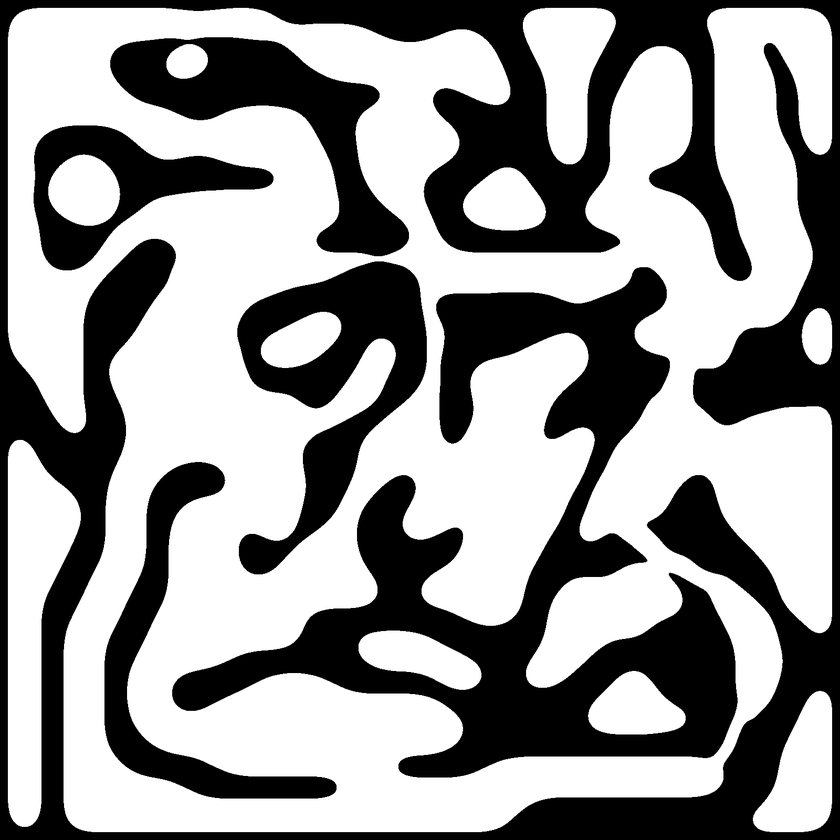
#> input picture resources/hard_1600.png, 840 x 840 px, shrunk from 1600 x 1600 before the run
$ python png2npy.py
#> lines starting #> are read from the running program, lines starting #| are printed output that depends on the picture
import numpy as np
import os
import matplotlib.pyplot as plt

def convertImage(path):
    """Load an image (for a maze) from a given path and do some transformations on it."""
#> called with path = 'resources/hard_1600.png'
    data = plt.imread(path)
#> data is the input picture: shape (840, 840) float32; min 0, max 1, mean 0.592
    data = np.flipud(data)
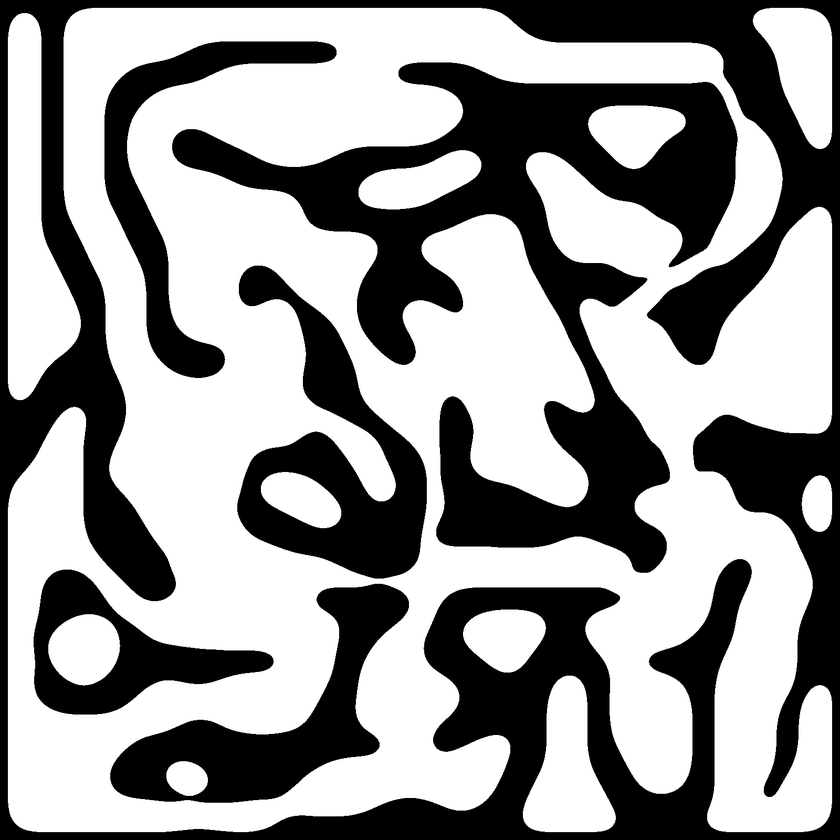
#> data: shape (840, 840) float32; min 0, max 1, mean 0.592
    data = np.swapaxes(data, 0, 1)
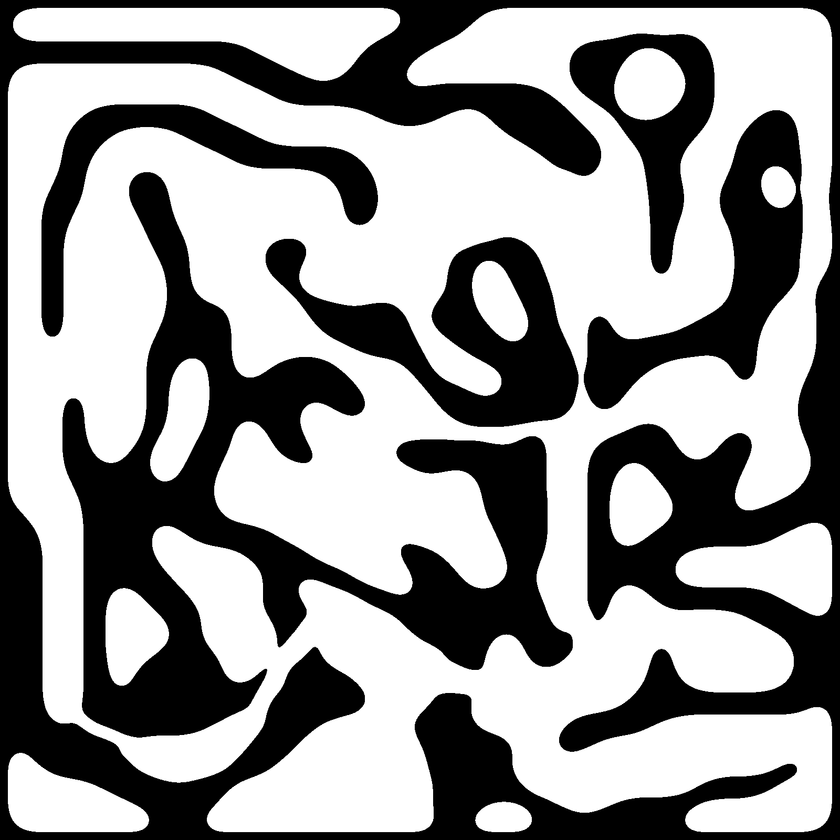
#> data: shape (840, 840) float32; min 0, max 1, mean 0.592
    assert np.amax(data)<=1.0, "Array maximum should be 1.0"
    assert np.amin(data)>=0.0, "Array minimum should be >=0.0"
    data = np.ones_like(data) - data
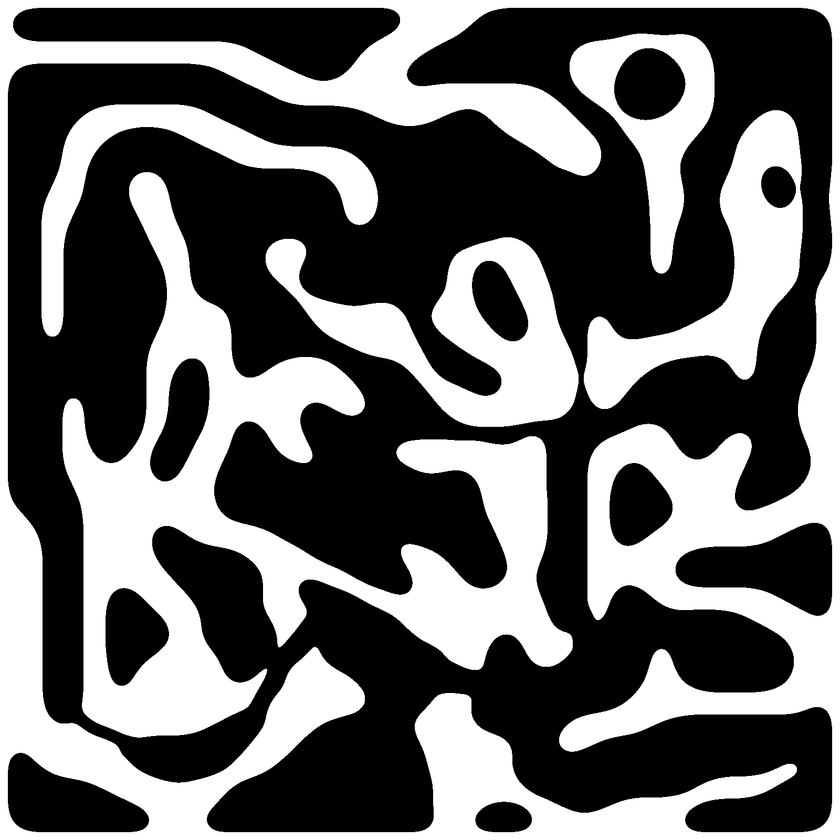
#> data: shape (840, 840) float32; min 0, max 1, mean 0.408
    np.save(path + ".npy", data)
    return data

if __name__ == "__main__":
    cwd = os.getcwd()
    folder = "resources/"
    #maze = "easy_1600.png"
    maze = "hard_1600.png"
    #maze = "eat_15.png"
    #maze = "maze_empty_1600.png"
    convertImage(os.path.join(cwd, folder, maze))

$ run again, with resources/maze_empty_1600.png copied over resources/hard_1600.png
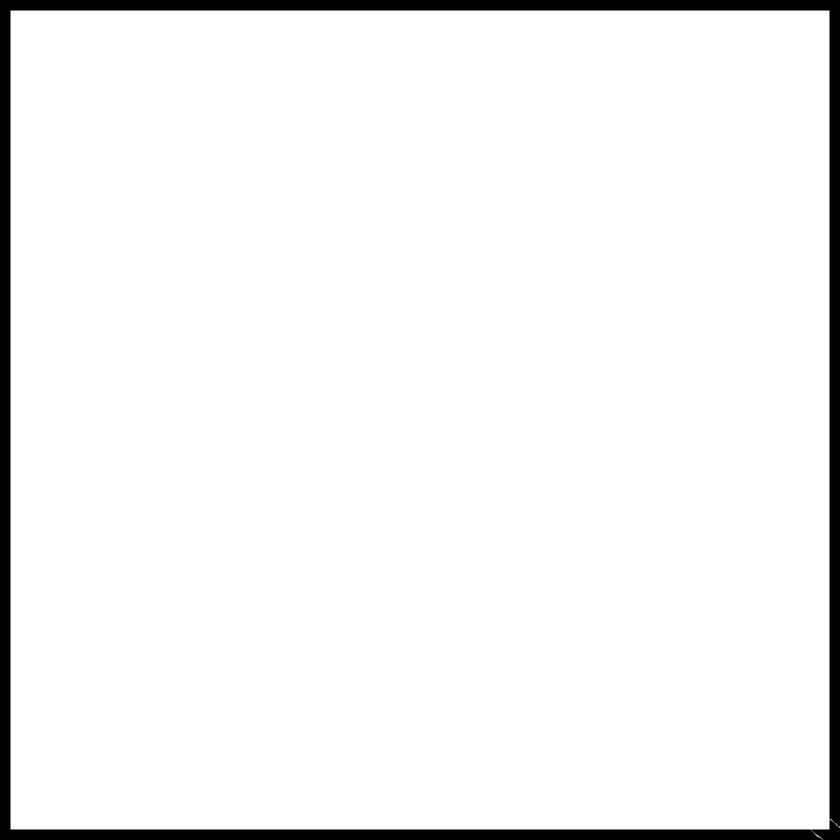
#> input picture resources/maze_empty_1600.png, 840 x 840 px, shrunk from 1600 x 1600 before the run
#> in convertImage, data is the input picture: shape (840, 840) float32; min 0, max 1, mean 0.951
#> in convertImage, `data = np.ones_like(data) - data`:
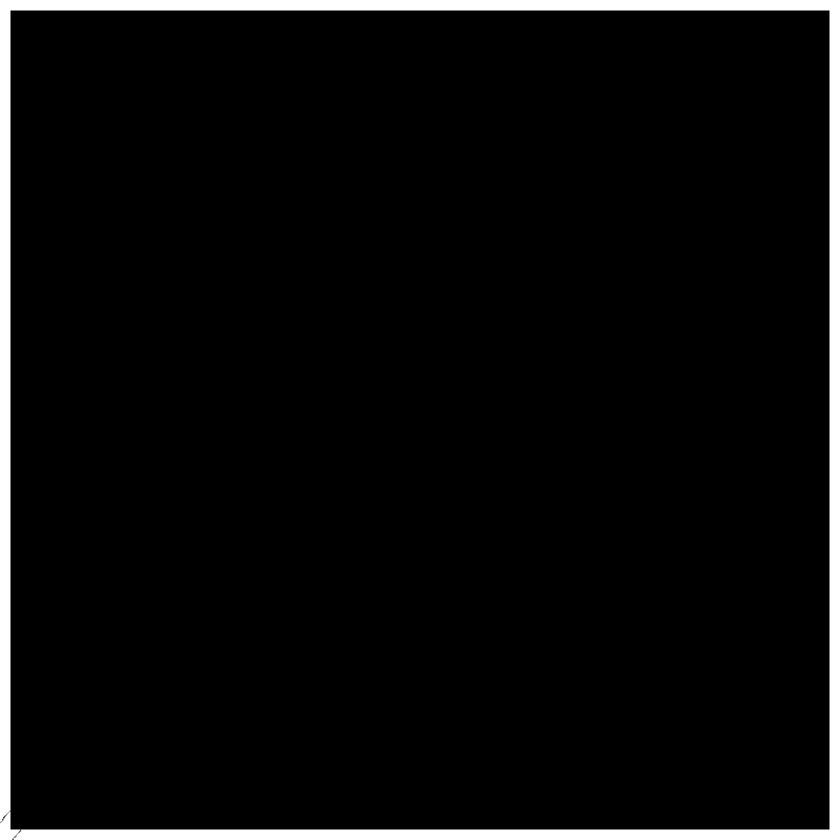
#> data: shape (840, 840) float32; min 0, max 1, mean 0.0494

$ run again, with resources/density_1.png copied over resources/hard_1600.png
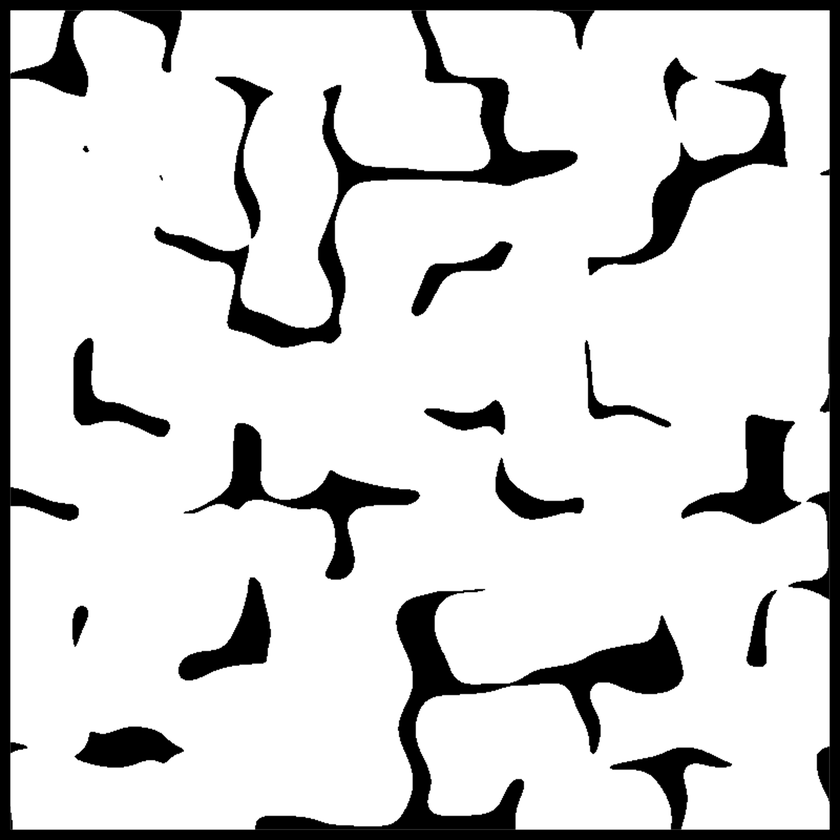
#> input picture resources/density_1.png, 840 x 840 px, shrunk from 1600 x 1600 before the run
#> in convertImage, data is the input picture: shape (840, 840) float32; min 0, max 1, mean 0.837
#> in convertImage, `data = np.swapaxes(data, 0, 1)`:
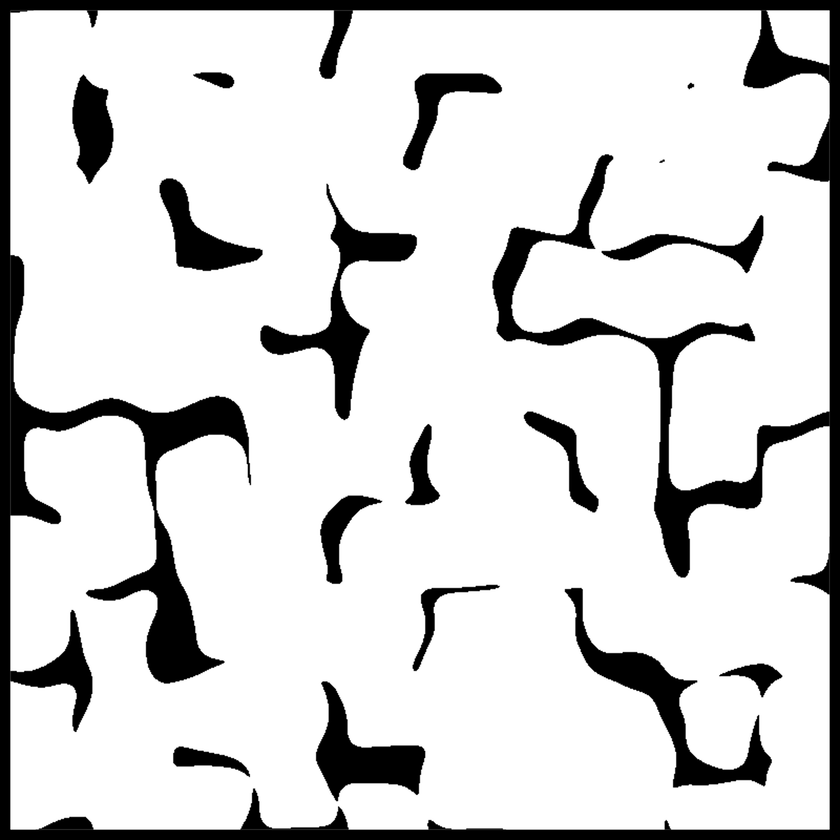
#> data: shape (840, 840) float32; min 0, max 1, mean 0.837
#> in convertImage, `data = np.ones_like(data) - data`:
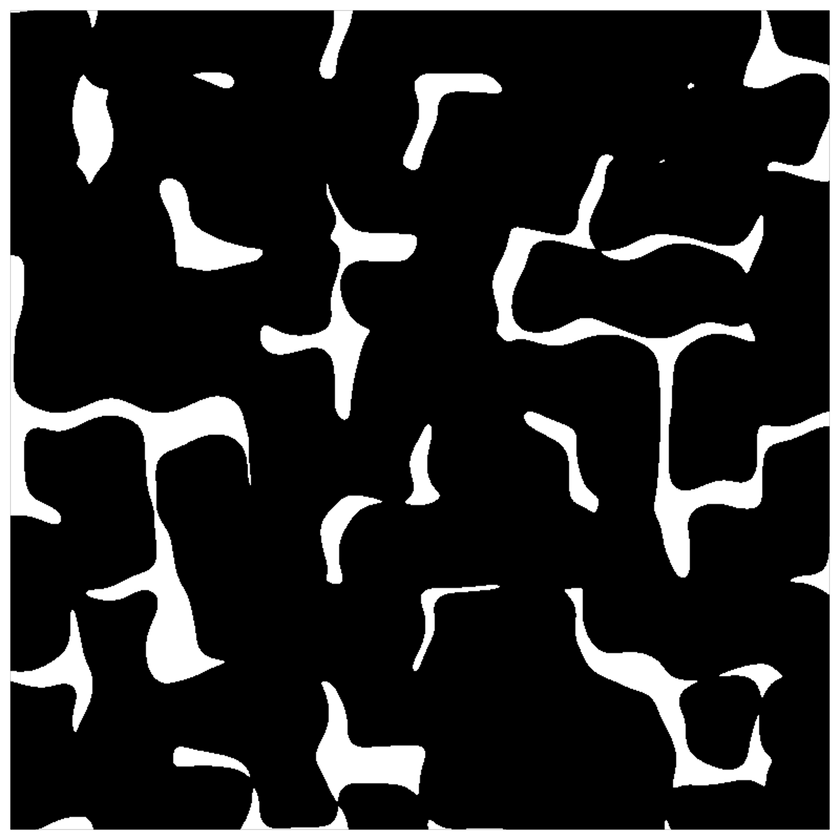
#> data: shape (840, 840) float32; min 0, max 1, mean 0.163
